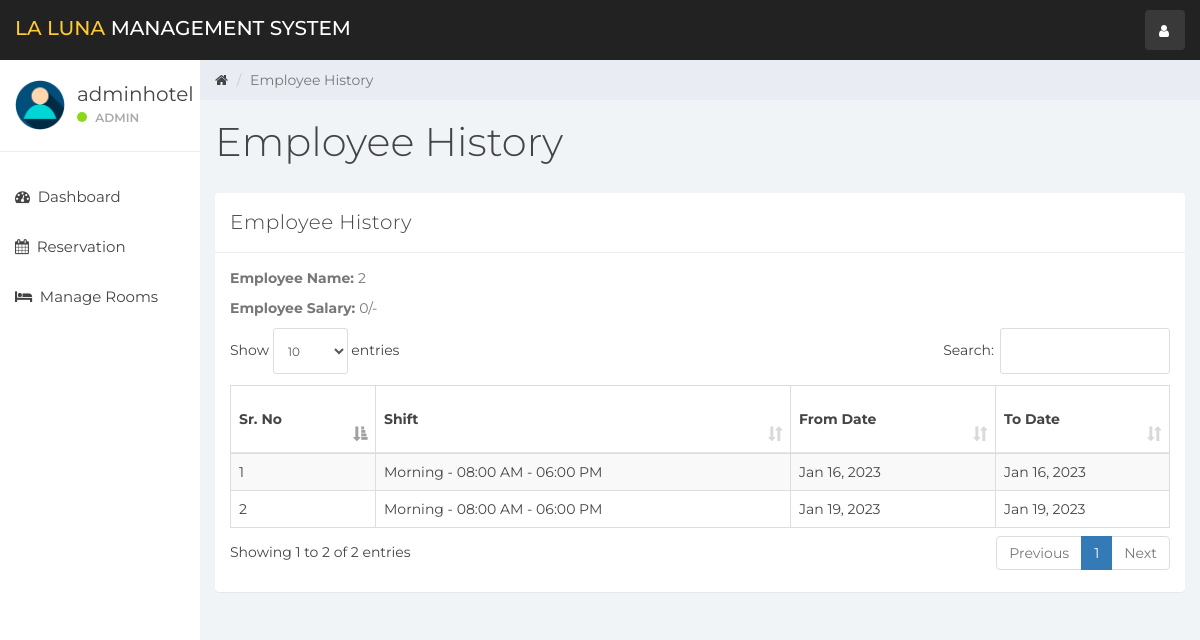
The app's page /index.php?emp_history&empid=37 (signed in), older data.
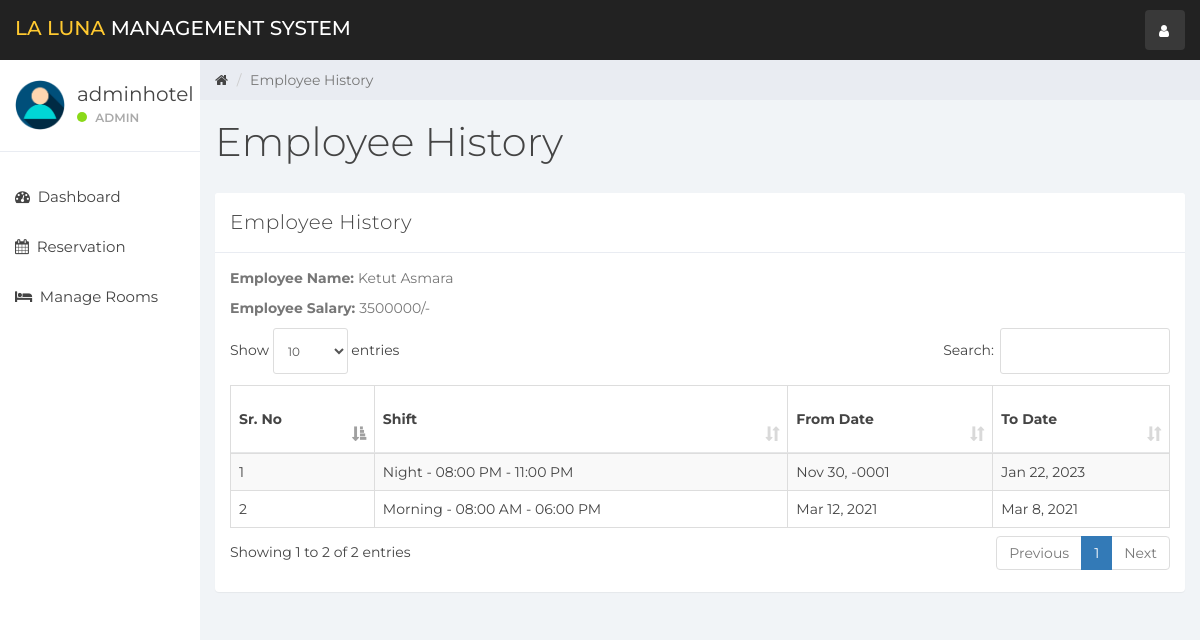
The same page, newer data.
### tables this page shows
CREATE TABLE `staff` (
  `emp_id` int(11) NOT NULL,
  `emp_name` varchar(100) NOT NULL,
  `staff_type_id` int(11) NOT NULL,
  `shift_id` int(11) NOT NULL,
  `id_card_type` int(11) NOT NULL,
  `id_card_no` varchar(20) NOT NULL,
  `address` varchar(100) NOT NULL,
  `contact_no` bigint(20) NOT NULL,
  `salary` bigint(20) NOT NULL,
  `joining_date` timestamp NOT NULL DEFAULT current_timestamp(),
  `updated_at` timestamp NOT NULL DEFAULT current_timestamp() ON UPDATE current_timestamp(),
  `username` varchar(100) NOT NULL,
  `password` varchar(100) NOT NULL
);

CREATE TABLE `shift` (
  `shift_id` int(10) NOT NULL,
  `shift` varchar(100) NOT NULL,
  `shift_timing` varchar(100) NOT NULL
);

CREATE TABLE `staff_type` (
  `staff_type_id` int(10) NOT NULL,
  `staff_type` varchar(100) NOT NULL
);

### db.php (called while the page is built, shortened)
<?php
class database  {
    var $hostname = "localhost";
    var $username = 'root';
    var $password = '';
    var $dbname = 'reservasi_hotel';
    public function __construct()
    {
        $this->connection = mysqli_connect($this->hostname,$this->username,$this->password,$this->dbname);
    }
}

### emp_history.php (the view, shortened to what the changed rows need)
<div class="col-sm-9 col-sm-offset-3 col-lg-10 col-lg-offset-2 main">
    <div class="row">
        <ol class="breadcrumb">
            <li><a href="#">
                    <em class="fa fa-home"></em>
                </a></li>
            <li class="active">Employee History</li>
        </ol>
    </div>
    <div class="row">
        <div class="col-lg-12">
            <h1 class="page-header">Employee History</h1>
        </div>
    </div>
    <div class="row">
        <div class="col-lg-12">
            <div class="panel panel-default">
                <div class="panel-heading">Employee History</div>
                <div class="panel-body">
                    <?php
                    $db = new database();
                    if (isset($_GET['empid'])) {
                        $emp_id = $_GET['empid'];
                    } else {
                        header('Location:404.php');
                    }
                    $emp = "SELECT * FROM staff WHERE emp_id='$emp_id'";
                    $emp_result = mysqli_query($db->connection, $emp);
                    $employee = mysqli_fetch_assoc($emp_result);
                    ?>
                    <p><b>Employee Name: </b>
                        <?php echo $employee['emp_name']; ?>
                    </p>
                    <p><b>Employee Salary: </b>
                        <?php echo $employee['salary'] . '/-'; ?>
                    </p>
                    <table class="table table-striped table-bordered table-responsive" cellspacing="0" width="100%"
                        id="rooms">
                        <thead>
                            <tr>
                                <th>Sr. No</th>
                                <th>Shift</th>
                                <th>From Date</th>
                                <th>To Date</th>
                            </tr>
                        </thead>
                        <tbody>
                            <?php
                            $staff_query = "SELECT * FROM staff JOIN staff_type ON staff.staff_type_id = staff_type.staff_type_id JOIN shift ON staff.shift_id = shift.shift_id";
                            $staff_result = mysqli_query($db->connection, $staff_query);
                            if (mysqli_num_rows($staff_result) > 0) {
                                $num = 0;
                                while ($staff = mysqli_fetch_assoc($staff_result)) {
                                    $num++;
                                    ?>
                                    <tr>
                                        <td>
                                            <?php echo $num; ?>
                                        </td>
                                        <td>
                                            <?php echo $staff['shift'] . ' - ' . $staff['shift_timing']; ?>
                                        </td>
                                        <td>
                                            <?php echo date('M j, Y', strtotime($staff['joining_date'])); ?>
                                        </td>
                                        <td>
                                            <?php
                                            if ($staff['updated_at'] == NULL) {
                                                echo "<div class='color-blue'>Currently Working</div>";
                                            } else {
                                                echo date('M j, Y', strtotime($staff['updated_at']));
                                            } ?>
                                        </td>
                                    </tr>
                                <?php
                                }
                            }
                            ?>
                        </tbody>
                    </table>
                </div>
            </div>
        </div>
    </div>
</div>

### sidebar.php (shortened to what the changed rows need)
<div id="sidebar-collapse" class="col-sm-3 col-lg-2 sidebar">
    <div class="profile-sidebar">
        <div class="profile-usertitle">
            <div class="profile-usertitle-name">
                <?php echo $user['username']; ?>
            </div>
            <div class="profile-usertitle-status"><span class="indicator label-success"></span>
                <?php echo $user['staff_type']; ?>
            </div>
        </div>
    </div>
</div>

Row changes from the older to the newer data that the page shows:
changed staff "adminhotel": emp_name "2" → "Ketut Asmara"; salary "0" → "3500000"; shift.shift "Morning" → "Night"; shift.shift_timing "08:00 AM - 06:00 PM" → "08:00 PM - 11:00 PM"; joining_date "Jan 16, 2023" → "Nov 30, -0001"; updated_at "Jan 16, 2023" → "Jan 22, 2023"
changed staff "Morning": joining_date "Jan 19, 2023" → "Mar 12, 2021"; updated_at "Jan 19, 2023" → "Mar 8, 2021"
